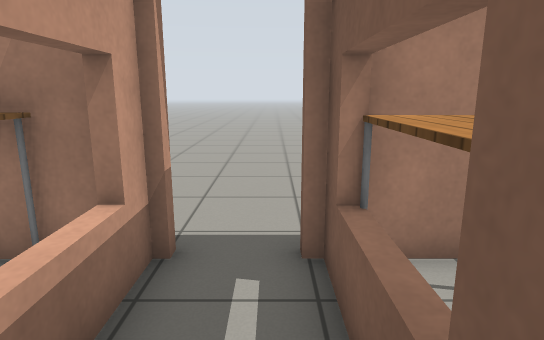
view 1 (above)

16 first-person views from a walk through a Gazebo world. The camera is 1.1 m above the floor, tilts 12° down and sees 75° across. The floor is counted in squares, 0.5 m on a side. Each view is taken from the middle of a square. On the plan, view 1 faces up. The plan holds only what a view shows up to about 19 squares ahead; the rest is blank. Gazebo's built-in surfaces are drawn with simple patterns.

view 2
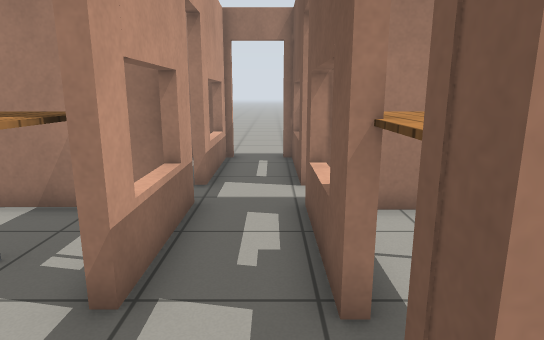

view 3
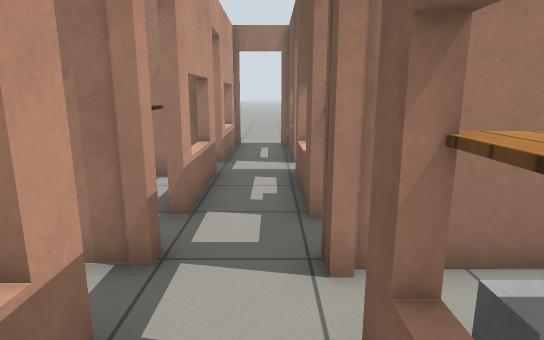

view 4
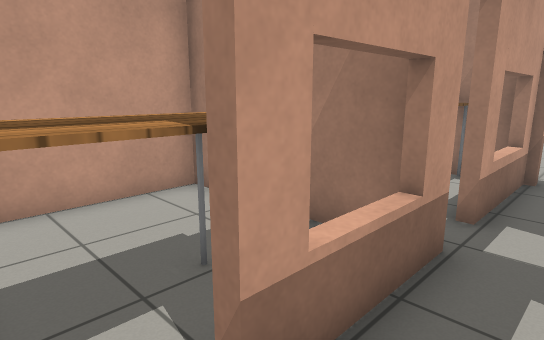

view 5
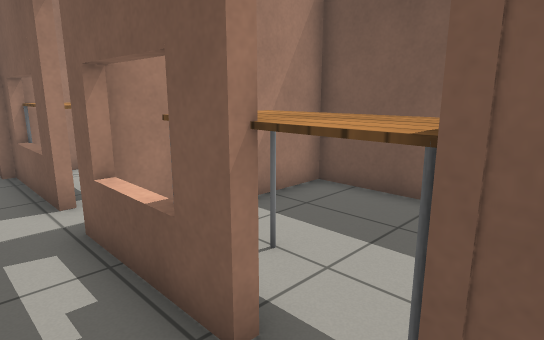

view 6
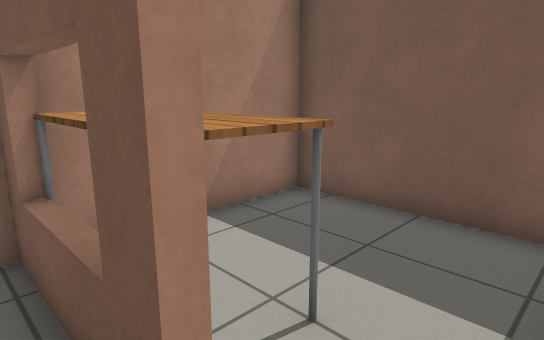

view 7
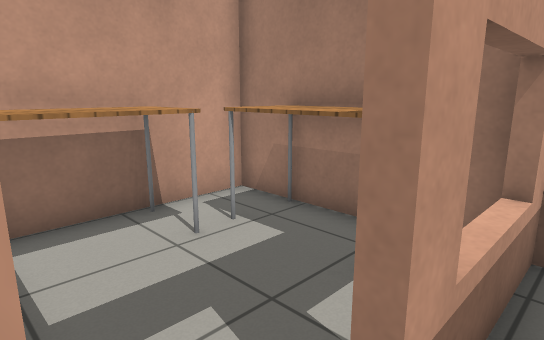

view 8
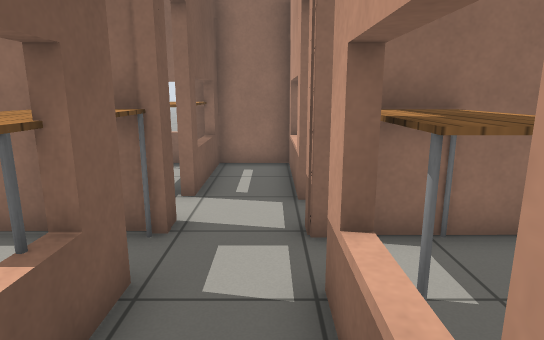

view 9
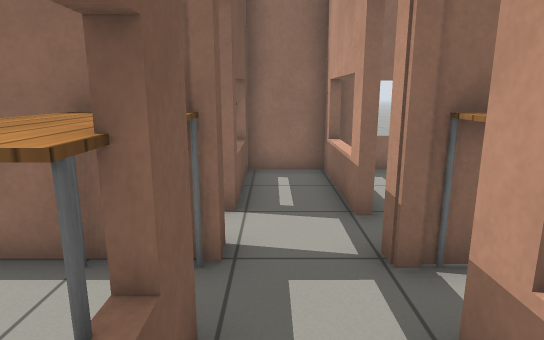

view 10
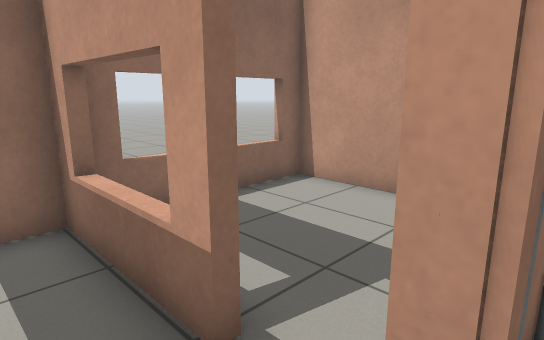

view 11
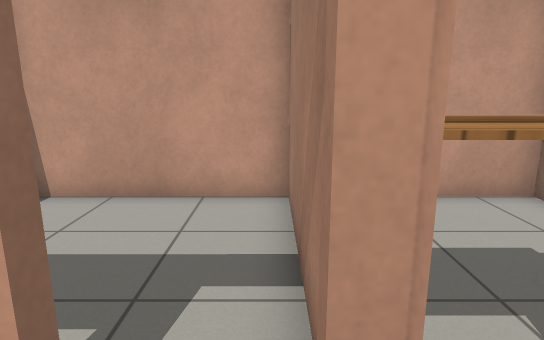

view 12
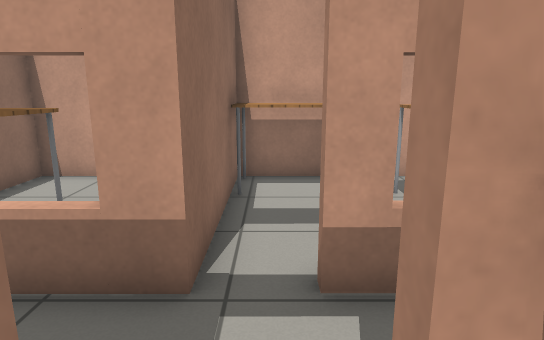

view 13
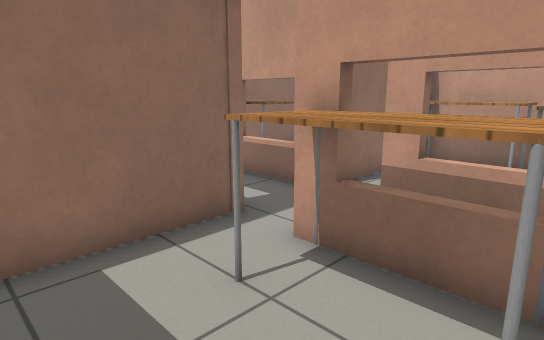

view 14
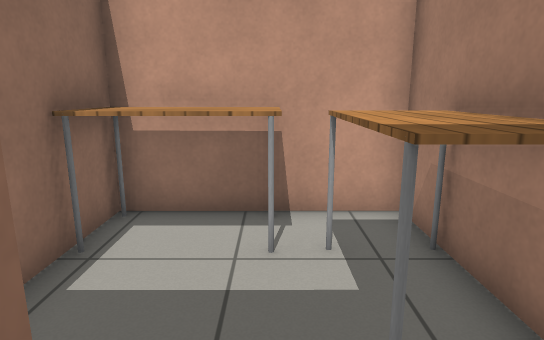

view 15
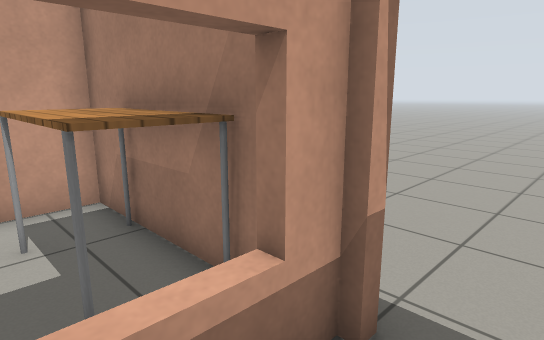

view 16
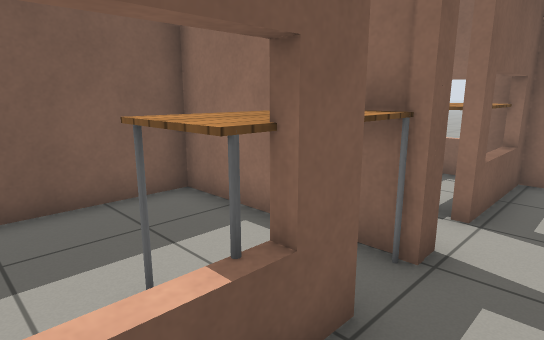

### Floor plan
Ten units are one square. View 1 is at (0, 0); x grows to the right and y downward. Boxes are objects, and circles mark ways between rooms. Rooms are numbered by the first view taken in them; rooms with no view inside come last. Other rooms are left out.
<svg viewBox="-80 -55 149 185">
<path fill="none" stroke="#000" d="M7 37 7 11M7 71 7 65M-16 9 -16 47M7 -5 7 -13 11 -13M-16 83 -16 124 7 124M7 95 7 85M7 -33 7 -45M11 -38 6 -38M10 124 15 124M-16 -45 -16 -5M10 -16 10 -5M7 11 46 11M64 3 64 -45 11 -45M-44 68 -75 68 -75 124 -52 124M-35 124 -20 124M-20 -45 -75 -45 -75 9 -16 9M-50 65 -44 65M-20 12 -75 12 -75 63 -44 63M-15 68 -27 68M7 65 64 65 64 14 10 14"/>
<rect x="5" y="95" width="20" height="30" fill="#bbb"><title>table</title></rect>
<rect x="5" y="-45" width="20" height="40" fill="#bbb"><title>table</title></rect>
<rect x="-75" y="-25" width="20" height="30" fill="#bbb"><title>table</title></rect>
<rect x="-65" y="-45" width="40" height="20" fill="#bbb"><title>table</title></rect>
<rect x="-45" y="25" width="30" height="40" fill="#bbb"><title>table</title></rect>
<rect x="5" y="25" width="20" height="40" fill="#bbb"><title>table</title></rect>
<circle cx="10" cy="5" r="3" fill="#2a7"/>
<circle cx="-20" cy="5" r="3" fill="#2a7"/>
<circle cx="-20" cy="75" r="3" fill="#2a7"/>
<circle cx="-35" cy="65" r="3" fill="#2a7"/>
<text x="0" y="40">1</text>
<text x="30" y="-20">2</text>
<text x="-50" y="90">3</text>
<text x="-50" y="-20">4</text>
<text x="-50" y="40">5</text>
<text x="30" y="40">6</text>
</svg>
Room 1 opens to room 2. Room 1 opens to room 4. Room 1 opens to room 5. Room 3 opens to room 5.

Where each view was taken, in squares from view 1:
view 1: 0 up, 0 right, facing up
view 2: 8 down, 0 right, facing up
view 3: 11 down, 0 right, facing up
view 4: 6 down, 0 right, facing up-left
view 5: 7 down, 1 left, facing up-right
view 6: 1 down, 0 right, facing up-right
view 7: 1 down, 1 left, facing up-left
view 8: 1 down, 1 left, facing down
view 9: 2 down, 0 right, facing down
view 10: 6 down, 0 right, facing down-left
view 11: 7 down, 0 right, facing left
view 12: 0 up, 2 right, facing left
view 13: 4 up, 5 right, facing down-left
view 14: 2 up, 1 left, facing left
view 15: 2 up, 0 right, facing up-left
view 16: 2 down, 1 left, facing down-right
